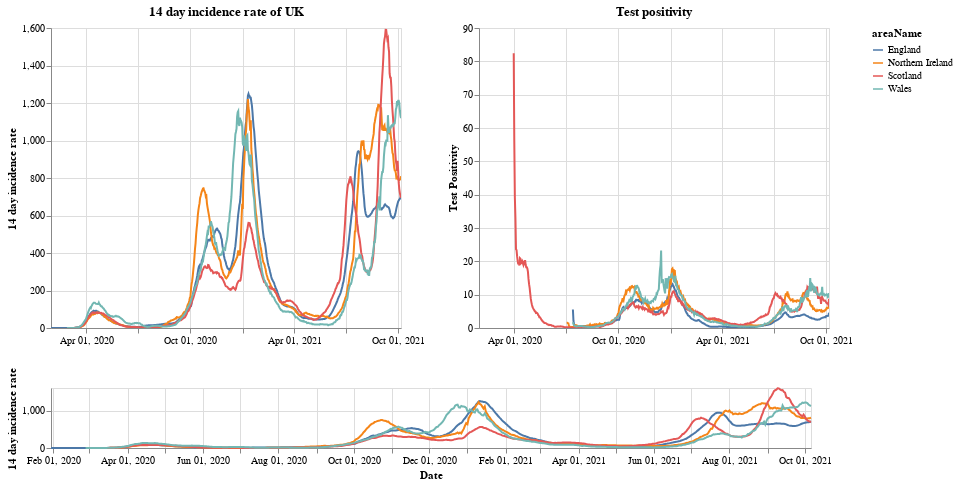

The notebook cell saved with this chart:
### Markdown cell above
# Plots

First a plot with each country in the UK. The top right shows the positivity rate for (which is the percentage of registered tests which were positive) while the top left is the 14 day incidence rate. The bottom chart can be used to select the timeframe (does not work on a mobile device).

### Code cell
#collapse
brush = alt.selection(type='interval', name='DateBrush',encodings=['x'],fields=['Time'])
leg_selection = alt.selection_multi(fields=['areaName'], bind='legend')

base = alt.Chart(uk_cases).mark_line().encode(
    x=alt.X("yearmonthdate(date):T", axis=alt.Axis(title='Date')),
    y=alt.Y("twoWeeklyCasesRate:Q", axis=alt.Axis(title='14 day incidence rate')),
    tooltip=['areaName', 'date','twoWeeklyCasesRate', 'testPositivity'],
    color='areaName',
    opacity=alt.condition(leg_selection, alt.value(2), alt.value(0.1))
).add_selection(leg_selection).properties(width=350)

upper = base.encode(alt.X('yearmonthdate(date):T', axis=alt.Axis(title=''),
                         scale=alt.Scale(domain=brush))
                   ).properties(title=f'14 day incidence rate of UK')
upper_right = upper.encode(alt.Y('testPositivity:Q', axis=alt.Axis(title='Test Positivity'))).properties(title='Test positivity')
lower = base.properties(height=60, width = 760).add_selection(brush)

(upper | upper_right) & lower

### Figure 1 — Vega-Lite specification as saved in the notebook (floating-point values rounded to 4 significant figures; data arrays with more than 128 entries replaced by an {"elided": "..."} marker saying what was removed)
{"config": {"view": {"continuousWidth": 400, "continuousHeight": 300}}, "vconcat": [{"hconcat": [{"mark": "line", "encoding": {"color": {"type": "nominal", "field": "areaName"}, "opacity": {"condition": {"value": 2, "selection": "selector001"}, "value": 0.1}, "tooltip": [{"type": "nominal", "field": "areaName"}, {"type": "temporal", "field": "date"}, {"type": "quantitative", "field": "twoWeeklyCasesRate"}, {"type": "quantitative", "field": "testPositivity"}], "x": {"type": "temporal", "axis": {"title": ""}, "field": "date", "scale": {"domain": {"selection": "DateBrush"}}, "timeUnit": "yearmonthdate"}, "y": {"type": "quantitative", "axis": {"title": "14 day incidence rate"}, "field": "twoWeeklyCasesRate"}}, "selection": {"selector001": {"type": "multi", "fields": ["areaName"], "bind": "legend"}}, "title": "14 day incidence rate of UK", "width": 350}, {"mark": "line", "encoding": {"color": {"type": "nominal", "field": "areaName"}, "opacity": {"condition": {"value": 2, "selection": "selector001"}, "value": 0.1}, "tooltip": [{"type": "nominal", "field": "areaName"}, {"type": "temporal", "field": "date"}, {"type": "quantitative", "field": "twoWeeklyCasesRate"}, {"type": "quantitative", "field": "testPositivity"}], "x": {"type": "temporal", "axis": {"title": ""}, "field": "date", "scale": {"domain": {"selection": "DateBrush"}}, "timeUnit": "yearmonthdate"}, "y": {"type": "quantitative", "axis": {"title": "Test Positivity"}, "field": "testPositivity"}}, "selection": {"selector001": {"type": "multi", "fields": ["areaName"], "bind": "legend"}}, "title": "Test positivity", "width": 350}]}, {"mark": "line", "encoding": {"color": {"type": "nominal", "field": "areaName"}, "opacity": {"condition": {"value": 2, "selection": "selector001"}, "value": 0.1}, "tooltip": [{"type": "nominal", "field": "areaName"}, {"type": "temporal", "field": "date"}, {"type": "quantitative", "field": "twoWeeklyCasesRate"}, {"type": "quantitative", "field": "testPositivity"}], "x": {"type": "temporal", "axis": {"title": "Date"}, "field": "date", "timeUnit": "yearmonthdate"}, "y": {"type": "quantitative", "axis": {"title": "14 day incidence rate"}, "field": "twoWeeklyCasesRate"}}, "height": 60, "selection": {"selector001": {"type": "multi", "fields": ["areaName"], "bind": "legend"}, "DateBrush": {"type": "interval", "encodings": ["x"], "fields": ["Time"]}}, "width": 760}], "data": {"name": "data-56ac957b13c41deaaaf2f511191dba29"}, "$schema": "https://vega.github.io/schema/vega-lite/v4.8.1.json", "datasets": {"data-56ac957b13c41deaaaf2f511191dba29": {"elided": "2372 records"}}}
